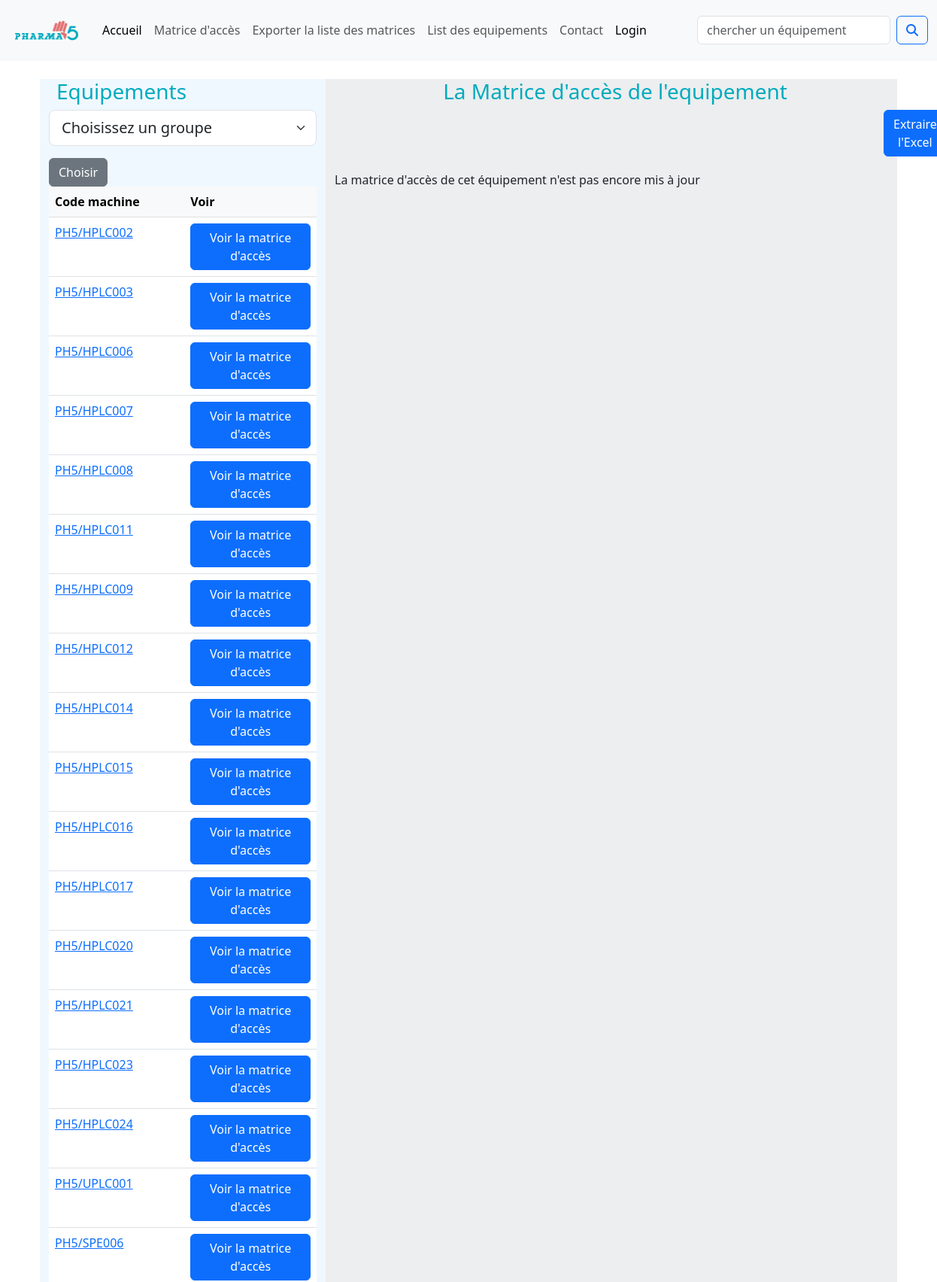
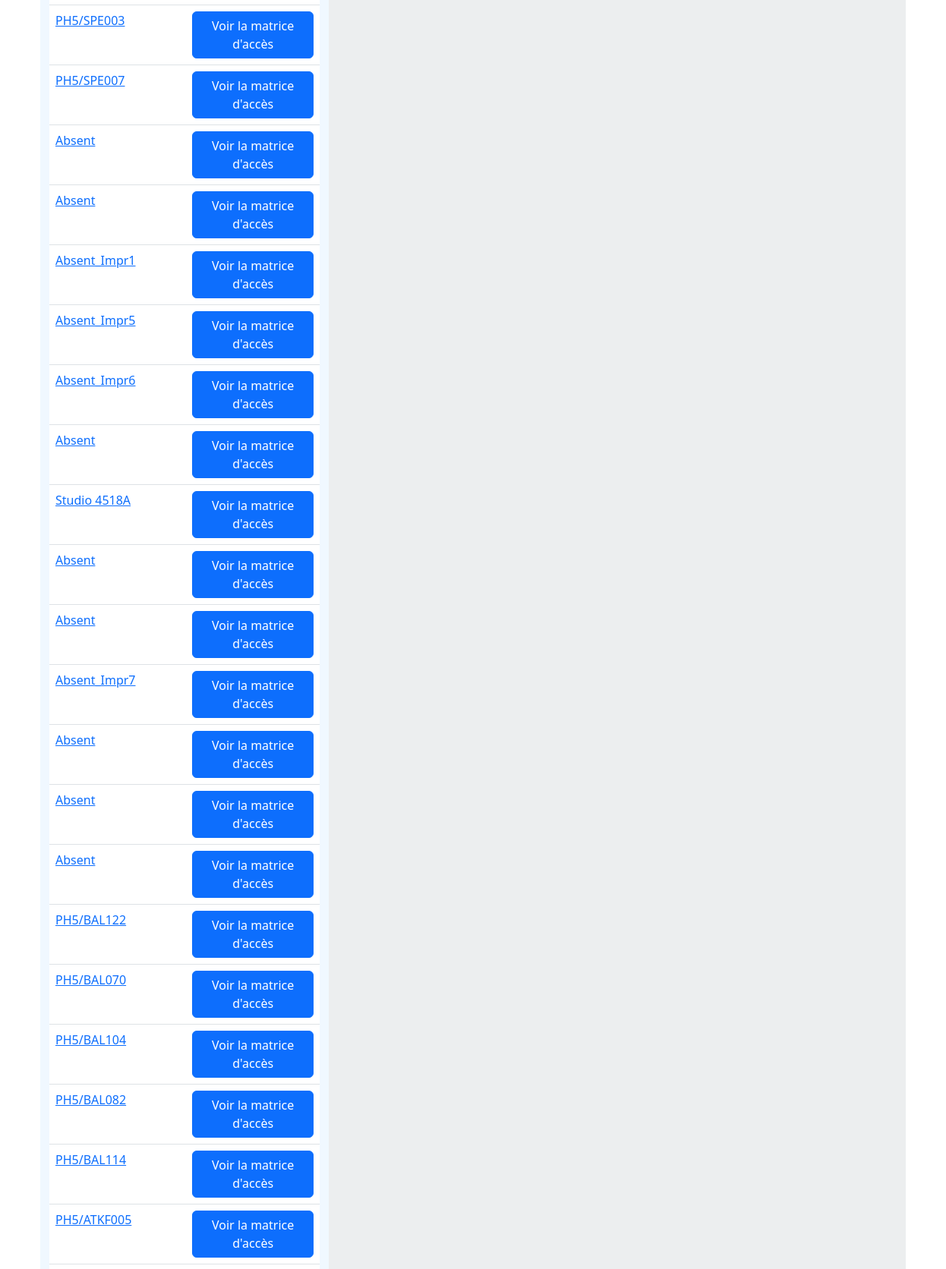
The page /equipement/matrice-detail/1/ (upper part) on the database its author committed (2 pictures, top to bottom).
### equipement/models.py (models this page shows, shortened)
class Equipement(models.Model):
    Num = models.fields.IntegerField(null=False) # c'est important ce numéro. C'est lui qui permet d'identifier un équipement au niveau du site
    Emplacement = models.fields.CharField(max_length=100,null=True)
    Appareil = models.fields.CharField(max_length=100,null=False)
    Etat = models.fields.CharField(max_length=100,null=True)
    modele = models.fields.CharField(max_length=100, null=True)
    Code_machine = models.fields.CharField(max_length=20, null=True)
    Password = models.fields.CharField(max_length=20, null=True)
    matrcie_acces = models.fields.CharField(max_length=100, null=True)
    Sauvegarde = models.fields.CharField(max_length=100, null=True)
    Connecte_reseau = models.fields.CharField(max_length=100, null=True)
    Connecte_AD = models.fields.CharField(max_length=100, null=True)
    connecté_imprimante = models.fields.CharField(max_length=10, null=True)
    Maintenance = models.fields.CharField(max_length=100, null=True)
    planning_sauvegarde = models.fields.CharField(max_length=100, null=True)
    Logiciel = models.fields.CharField(max_length=100, null=True)
    version_logiciel = models.fields.CharField(max_length=100, null=True)
    date_installation = models.fields.CharField(max_length=100, null=True)
    Version_windows= models.fields.CharField(max_length=100, null=True)
    Situation = models.fields.CharField(max_length=100, null=True)
    Fournisseur = models.fields.CharField(max_length=100, null=True)
    Etat_materiel_informatique= models.fields.CharField(max_length=100, null=True)
    numero_serie= models.fields.CharField(max_length=40, null=True)
    Documentation = models.fields.CharField(max_length=100,null=True)
    DOC_qualification = models.fields.CharField(max_length=100,null=True)
    QX =  models.fields.CharField(max_length=20, null=True)
    description = models.fields.CharField(max_length=1000, null=True)
    site_officiel = models.fields.URLField(null=True,blank=True)
    Autres = models.fields.CharField(max_length=100, null=True)

### equipement/views.py (the view)
# urls.py: path('matrice-detail/<int:app_id>/', views.matrice_detail, name='matrice_detail'),
def matrice_detail(request, app_id):
    appareils = Equipement.objects.all()
    selected_group = None
    if request.method == 'POST':
        selected_group = request.POST.get('group')
    if selected_group:
        if selected_group == '1':
            appareil = appareils.filter(Appareil__contains='HPLC')
        elif selected_group == '2':
            appareil = appareils.filter(Appareil__contains='Spectrophotomètre')
        elif selected_group == '3':
            appareil = appareils.filter(Appareil__contains='Balance')
        elif selected_group == '4':
            appareil = appareils.filter(Appareil__contains='Enceinte climatique') | appareils.filter(Appareil__contains='Chambre climatique')
        else:
            appareil = appareils.filter(Emplacement__startswith='Laboratoire Micro')
    else:
        appareil = appareils  # Return all appareils if no group selected
    app = Equipement.objects.get(pk=app_id)
    matrice = Matrice.objects.filter(equipement=app)
    return render(request, 'matrice.html', {'appareil': appareil, 'matrice': matrice})

### equipement/templates/matrice.html (shortened to what this page needs)
    {% extends 'authentification/base.html' %}
    {% load static %}
    {% block content %}
    <div class="container">
        <div class="row">
            <div class="col-4" style="background-color: aliceblue;">
              <h3>Equipements</h3>
              <form action="{% url 'matrice_pagel' %}" method=POST>
                <select class="form-select form-select-lg mb-3" aria-label=".form-select-lg example" name="group">
                  <option selected>Choisissez un groupe</option>
                </select>
                <button type="submit" class="btn btn-secondary">Choisir</button>
              </form>
            <table class="table">
              <thead class="table-light">
              {% if appareil %}
              <tr>
                <th scope="col">Code machine</th>
                <th scope="col">Voir</th>
              </tr></thead>
              {% for appareils in appareil %}
              <tbody>
                  <td><a href="{% url 'appareil-detail' appareils.id %}">{{ appareils.Code_machine }}</a> </td>
                  <td>
                    <a href="{% url 'matrice_detail' appareils.id %}" class="btn btn-primary matrice-button" id="matrice-button-{{ appareils.id }}">Voir la matrice d'accès</a>
                </td>
            </tbody>
            {% endfor %}
            {% endif %}
            </table>
          </div>
          <div class="col-8"  style="background-color: rgb(236, 238, 239);">
            <h3 style="text-align: center;"> La Matrice d'accès de l'equipement {{ matrice.0.equipement }} </h3>
          <div>
            <button type="submit" class="btn btn-primary" id="exportButton" style="margin-left: 730px;">Extraire l'Excel</button>
          </div>
            <div style="height: 0.5cm;"></div>
            <table class="table table-bordered" id="matrice-container">
              {% if matrice %}
              <thead class="table-light"><tr>
                <th scope="col">Login</th>
                <th scope="col">Nom</th>
                <th scope="col">Prenom</th>
                <th scope="col">Role</th>
                <th scope="col">Situation</th>
                <th scope="col">Date de modification</th>
                {% if user.is_superuser %}
                <th scope="col">Actions</th>
                {% endif %}
              </tr></thead>
              <tbody>
                {% for m in matrice %}
                <tr>
                    <td>{{m.login}}</td>
                    <td>{{m.Nom}}</td>
                    <td>{{m.Prenom}}</td>
                    <td>{{m.Role}}</td>
                    <td>{{m.Situation}}</td>
                    <td>{{m.date_modfication}}</td>
                    {% if user.is_superuser %}
                    <td>
                      <a class="btn btn-warning me-l" href="{% url 'edit' m.id %}" id="btn class">
                        <i class="fa-solid fa-pen-to-square fa-lg"></i>
                      </a>
                      <a class="btn btn-danger" href="{% url 'delete' m.id %}" id="delete-button-{{ m.id }}">
                        <i class="fa-solid fa-trash fa-lg"></i>
                      </a>
                    </td>
                    {% endif %}
                </tr>
                {% endfor %}
                {% else %}
                <div>La matrice d'accès de cet équipement n'est pas encore mis à jour</div>
                {% endif %}
            </table>
          </div>
        </div>
      </div>
{% endblock %}

### membre/static/style.css (style rules this page uses)
body { display: flex; flex-direction: column; min-height: 100vh; }
h1, h2, h3, h5 { padding-left: 10px; color:#00abbe; }

### rows shown on the page
Equipement: Code_machine "PH5/HPLC002"
Equipement: Code_machine "PH5/HPLC003"
Equipement: Code_machine "PH5/HPLC006"
Equipement: Code_machine "PH5/HPLC007"
Equipement: Code_machine "PH5/HPLC008"
Equipement: Code_machine "PH5/HPLC011"
Equipement: Code_machine "PH5/HPLC009"
Equipement: Code_machine "PH5/HPLC012"
Equipement: Code_machine "PH5/HPLC014"
Equipement: Code_machine "PH5/HPLC015"
Equipement: Code_machine "PH5/HPLC016"
Equipement: Code_machine "PH5/HPLC017"
Equipement: Code_machine "PH5/HPLC020"
Equipement: Code_machine "PH5/HPLC021"
Equipement: Code_machine "PH5/HPLC023"
Equipement: Code_machine "PH5/HPLC024"
Equipement: Code_machine "PH5/UPLC001"
Equipement: Code_machine "PH5/SPE006"
Equipement: Code_machine "PH5/SPE003"
Equipement: Code_machine "PH5/SPE007"
Equipement: Code_machine "Absent"
Equipement: Code_machine "Absent"
Equipement: Code_machine "Absent_Impr1"
Equipement: Code_machine "Absent_Impr5"
Equipement: Code_machine "Absent_Impr6"
Equipement: Code_machine "Absent"
Equipement: Code_machine "Studio 4518A"
Equipement: Code_machine "Absent"
Equipement: Code_machine "Absent"
Equipement: Code_machine "Absent_Impr7"
Equipement: Code_machine "Absent"
Equipement: Code_machine "Absent"
Equipement: Code_machine "Absent"
Equipement: Code_machine "PH5/BAL122"
Equipement: Code_machine "PH5/BAL070"
Equipement: Code_machine "PH5/BAL104"
Equipement: Code_machine "PH5/BAL082"
Equipement: Code_machine "PH5/BAL114"
Equipement: Code_machine "PH5/ATKF005"
